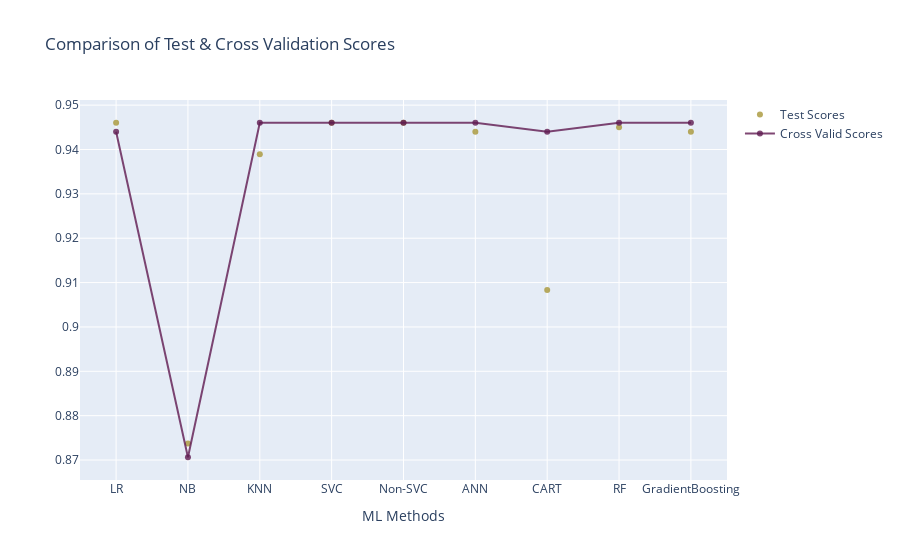

Notebook source saved alongside this figure:
### Markdown cell above
<a id ="17"></a><br>
## Evaluation of Results

### Code cell
modeller_name=['LR','NB','KNN', 'SVC', 'Non-SVC','ANN','CART', 'RF','GradientBoosting']
model_Test=[testscore_lr,testscore_nb,testscore_knn,testscore_svm,testscore_nonsvm,testscore_mlpc,testscore_cart,testscore_rf,testscore_gbm]
model_Croos=[crosscore_lr,crosscore_nb,crosscore_knn,crosscore_svm,crosscore_nonsvm,crosscore_mlpc,crosscore_cart,crosscore_rf,crosscore_gbm]
#creating line1

line1= go.Scatter(
    x = modeller_name, # x axis
    y = model_Test, # y axis
    mode = "markers", #type of plot
    name = "Test Scores", # name of the plots
    marker = dict(color = 'rgba(167,150,55,0.8)'), #color + opacity
    text = modeller_name # hover text
)

#cretaing line2
line2= go.Scatter(
    x = modeller_name,
    y = model_Croos,
    mode = 'lines+markers',
    name = "Cross Valid Scores",
    marker = dict(color = 'rgba(95,26,80,0.8)'),
    text = modeller_name
) 

data = [line1,line2]

layout= dict(title= 'Comparison of Test & Cross Validation Scores',              
             xaxis= dict(title= 'ML Methods',ticklen= 5,zeroline= False)
)
fig = dict(data = data, layout = layout)
iplot(fig)

### Figure 1 — Plotly figure (JSON) as saved in the notebook; plotly's stock layout.template omitted (floating-point values rounded to 4 significant figures)
{"data": [{"marker": {"color": "rgba(167,150,55,0.8)"}, "mode": "markers", "name": "Test Scores", "text": ["LR", "NB", "KNN", "SVC", "Non-SVC", "ANN", "CART", "RF", "GradientBoosting"], "type": "scatter", "x": ["LR", "NB", "KNN", "SVC", "Non-SVC", "ANN", "CART", "RF", "GradientBoosting"], "y": [0.946, 0.8737, 0.9389, 0.946, 0.946, 0.944, 0.9084, 0.945, 0.944]}, {"marker": {"color": "rgba(95,26,80,0.8)"}, "mode": "lines+markers", "name": "Cross Valid Scores", "text": ["LR", "NB", "KNN", "SVC", "Non-SVC", "ANN", "CART", "RF", "GradientBoosting"], "type": "scatter", "x": ["LR", "NB", "KNN", "SVC", "Non-SVC", "ANN", "CART", "RF", "GradientBoosting"], "y": [0.944, 0.8706, 0.946, 0.946, 0.946, 0.946, 0.944, 0.946, 0.946]}], "layout": {"title": {"text": "Comparison of Test & Cross Validation Scores"}, "xaxis": {"ticklen": 5, "title": {"text": "ML Methods"}, "zeroline": false}}}
